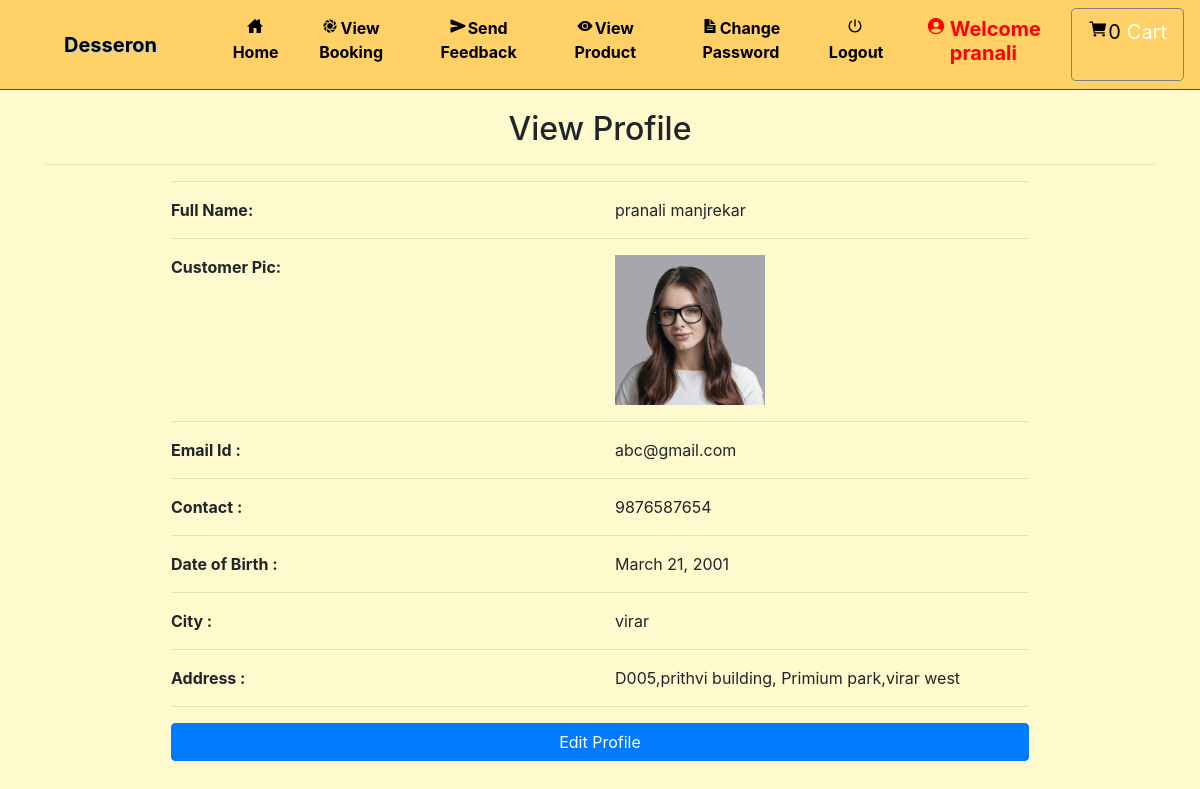
/profile (signed in), run on the app's committed database.
### grocery/models.py (models this page shows, shortened)
class Profile(models.Model):
    user = models.ForeignKey(User, on_delete=models.CASCADE, null=True)
    dob = models.DateField(null=True)
    city = models.CharField(max_length=30, null=True)
    address = models.CharField(max_length=50, null=True)
    contact = models.CharField(max_length=10, null=True)
    image = models.FileField(null=True)

### grocery/views.py (the view)
# urls.py: path('profile', profile, name='profile'),
def profile(request):
    if not request.user.is_authenticated:
        return redirect('login')
    user = User.objects.get(id=request.user.id)
    pro = Profile.objects.get(user=user)
    cart=""
    try:
        cart = Cart.objects.get(profile=pro)
    except:
        pass
    num1 = 0
    total = 0
    for i in cart:
        total += i.product.price
        num1 += 1
    user = User.objects.get(id=request.user.id)
    pro = Profile.objects.get(user=user)
    d={'pro':pro,'user':user,'num1':num1,'total':total}
    return render(request,'profile.html',d)

### grocery/templates/profile.html
{% extends 'navigation.html' %}
{% load static %}
{% block body %}
<div class="container">
    <h2 style="margin-top:20px" align="center">View Profile</h2><hr>
<div  class="container-fluid" style="width:80%;margin-bottom:5%">
    <hr><div class="row">
        <div class="col-md-6">
            <strong>Full Name:</strong>
        </div>
        <div class="col-md-6">
            {{pro.user.first_name}} {{pro.user.last_name}}
        </div>
    </div><hr>
     <div class="row">
        <div class="col-md-6">
            <strong>Customer Pic:</strong>
        </div>
        <div class="col-md-6">
           <img src="{{pro.image.url}}" style="width:150px;height:150px">
        </div>
    </div><hr>
    <div class="row">
        <div class="col-md-6">
            <strong>Email Id :</strong>
        </div>
        <div class="col-md-6">
            {{pro.user.email}}
        </div>
    </div><hr>
     <div class="row">
        <div class="col-md-6">
            <strong>Contact :</strong>
        </div>
        <div class="col-md-6">
            {{pro.contact}}
        </div>
     </div><hr>
    <div class="row">
        <div class="col-md-6">
            <strong>Date of Birth :</strong>
        </div>
        <div class="col-md-6">
            {{pro.dob}}
        </div>
    </div><hr>
     <div class="row">
        <div class="col-md-6">
            <strong>City :</strong>
        </div>
        <div class="col-md-6">
            {{pro.city}}
        </div>
     </div><hr><div class="row">
        <div class="col-md-6">
            <strong>Address :</strong>
        </div>
        <div class="col-md-6">
            {{pro.address}}
        </div>
    </div><hr>
    <a href="{% url 'edit_profile' %}"><button class="btn btn-primary" style="width:100%;margin-bottom:5%">Edit Profile</button></a>
</div>
</div>
{% endblock %}

### grocery/templates/navigation.html (shortened to what this page needs)
<!DOCTYPE html>
<html lang="en">
<head>
    {% load static %}
     <link rel="stylesheet" href="https://maxcdn.bootstrapcdn.com/bootstrap/4.0.0/css/bootstrap.min.css">
  <link rel = stylesheet href = "//cdn.datatables.net/1.10.19/css/jquery.dataTables.min.css">
<link rel="stylesheet" href="https://cdnjs.cloudflare.com/ajax/libs/font-awesome/4.7.0/css/font-awesome.min.css">
</head>
<body style="background-color:#FFFACD" >
<nav class="navbar navbar-expand-sm" style = "background-color : #FFD166 ; border-bottom:1px solid red">
  <a class="navbar-brand pl-5" href="#" style="color:black ; font-weight : bold">Desseron</a>
<div class="collapse navbar-collapse" id="collapsibleNavbar">
  <ul class="navbar-nav pl-5 text-center">
    {% if request.user.username %}
    {% if not request.user.is_staff %}
    <li class="nav-item">
      <a class="nav-link" href="{% url 'home' %}" style="color:black"><ion-icon style="margin-right:2px" name="home-sharp"></ion-icon>Home</a>
    </li>
    <li class="nav-item">
      <a class="nav-link" href="{% url 'view_booking' %}" style="color:black"><ion-icon style="margin-right:2px" name="aperture"></ion-icon>View Booking</a>
    </li>
    <li class="nav-item">
      <a class="nav-link" href="{% url 'send_feedback' request.user.id %}" style="color:black"><ion-icon style="margin-right:2px" name="send"></ion-icon>Send Feedback</a>
    </li>
    <li class="nav-item">
      <a class="nav-link" href="{% url 'view_product' 0 %}" style="color:black"><ion-icon style="margin-right:2px" name="eye"></ion-icon>View Product</a>
    </li>
    <li class="nav-item">
      <a class="nav-link" href="{% url 'change_password' %}" style="color:black"><ion-icon style="margin-right:2px" name="document-text-sharp"></ion-icon>Change Password</a>
    </li>
    {% endif %}
    {% endif %}
    {% if request.user.is_authenticated %}
    <a class="nav-link" href="{% url 'logout' %}" style="color:black"><ion-icon style="margin-right:2px" name="power-sharp"></ion-icon>Logout</a>
    {% if not request.user.is_staff %}
    <li class="nav-item">
      <a href="{% url 'profile' %}"><h5 class="nav-link" style="color:red"><ion-icon style="margin-right:4px;color:#FF0000" name="person-circle-sharp"></ion-icon>Welcome {{request.user.username}}</h5>
      </a></li>
    {% else %}
    <li class="nav-item">
      <h5  class="nav-link" style="color:red"><ion-icon style="margin-right:4px;color:#FF0000" name="person-circle-sharp"></ion-icon>Welcome {{request.user.username}}</h5>
    </li>
    {% endif %}
    {% endif %}
    {% if not request.user.is_staff %}
    {% if request.user.username %}
      <a href="{% url 'cart' %}" style="border:1px solid gray" class="btn btn-default btn-lg text-dark text-capitalize">
        <ion-icon style="color:black;margin-top:2%" name="cart"></ion-icon><span style="color:black">{{num1}}</span><span style="margin-left:6px;margin-top:2%;color:white">Cart</span></a></center>
{% endif %}
    {% endif %}
    </ul>
</div>
</nav>
{% block body %}
{% endblock %}
</body></html>

### grocery/templates/navigation.html (style rules this page uses)
* { box-sizing: border-box; }
.nav-link { font-weight:bold; }
.navbar-brand { text-shadow: 1px 1px lightblue; }

### data on the page
Profile: user.first_name "pranali", user.last_name "manjrekar", image (picture), user.email "abc@gmail.com", contact "9876587654", dob "March 21, 2001", city "virar", address "D005,prithvi building, Primium park,virar west"

### other printed values
{{ request.user.username }} "pranali"
{{ num1 }} "0"
